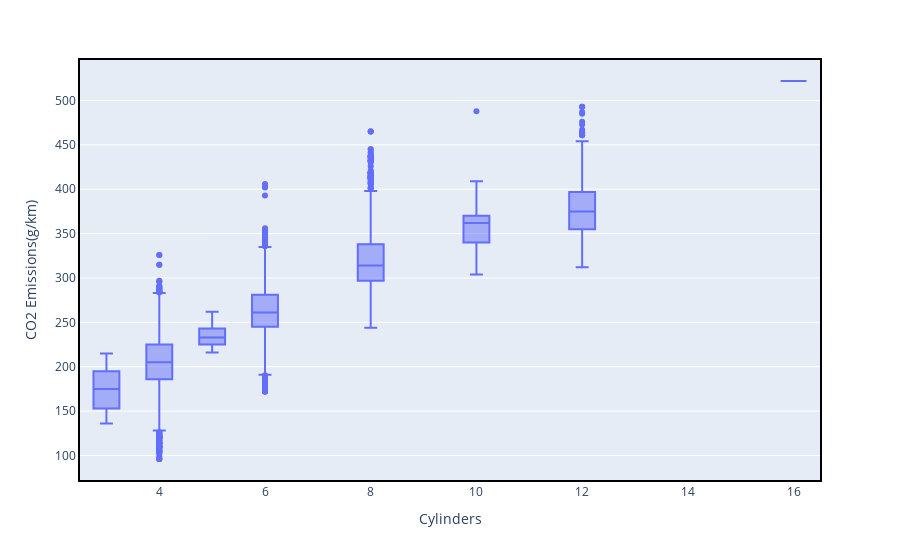

Notebook code for this chart:
### Code cell
# plotyl 테두리 강조하기
fig = px.box(data_frame=df_co2, x='Cylinders', y='CO2 Emissions(g/km)')
fig.update_xaxes(
    showline=True ,
    linecolor='black',
    linewidth=2,
    mirror=True
)
fig.update_yaxes(
    showline=True,
    linecolor='black',
    linewidth=2,
    mirror=True
)
fig.show()

### Figure 1 — Plotly figure (JSON) as saved in the notebook; plotly's stock layout.template omitted (floating-point values rounded to 4 significant figures; data arrays with more than 128 entries replaced by an {"elided": "..."} marker saying what was removed)
{"data": [{"alignmentgroup": "True", "hovertemplate": "Cylinders=%{x}<br>CO2 Emissions(g/km)=%{y}<extra></extra>", "legendgroup": "", "marker": {"color": "#636efa"}, "name": "", "notched": false, "offsetgroup": "", "orientation": "v", "showlegend": false, "type": "box", "x": {"elided": "7385 int values"}, "x0": " ", "xaxis": "x", "y": {"elided": "7385 int values"}, "y0": " ", "yaxis": "y"}], "layout": {"boxmode": "group", "legend": {"tracegroupgap": 0}, "margin": {"t": 60}, "xaxis": {"anchor": "y", "domain": [0, 1], "linecolor": "black", "linewidth": 2, "mirror": true, "showline": true, "title": {"text": "Cylinders"}}, "yaxis": {"anchor": "x", "domain": [0, 1], "linecolor": "black", "linewidth": 2, "mirror": true, "showline": true, "title": {"text": "CO2 Emissions(g/km)"}}}}
